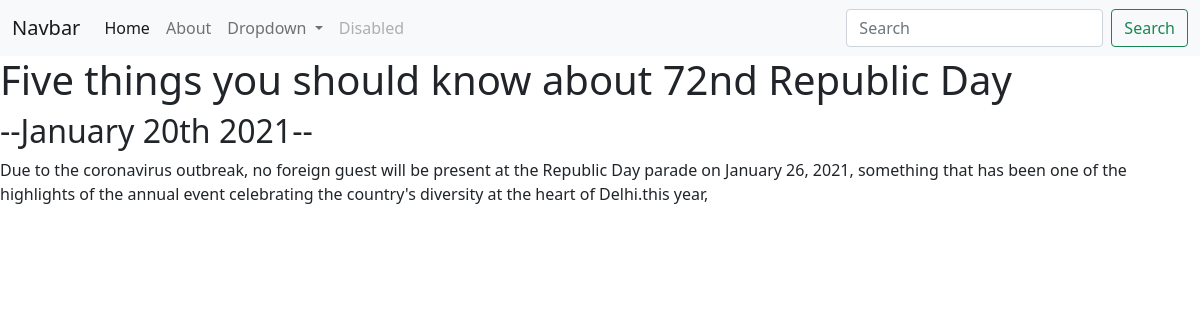
Page /blog/1/ on the committed database.
### blog/models.py (models this page shows, shortened)
class Blog(models.Model):
    title = models.CharField(max_length=200)
    decription = models.TextField(max_length=250)
    date = models.DateField()

### blog/views.py (the view)
# urls.py: path('<int:blog_id>/',views.detail,name='detail'),
def detail(request, blog_id):
    blog = get_object_or_404(Blog, pk=blog_id)
    return render(request, 'blog/detail.html',{'blog':blog})

### blog/templates/blog/detail.html
{% extends 'portfolio/base.html' %}
{% block content %}
<h1>{{ blog.title }}</h1>
<h2>--{{ blog.date|date:'F jS Y'}}--</h2>
{{ blog.decription|safe }}
{% endblock %}

### rows in the picture
Blog: title "Five things you should know about 72nd Republic Day", date "January 20th 2021", decription "Due to the coronavirus outbreak, no foreign guest will be present at the Republic Day parade on January 26, 2021, something that has been one of the highlights of the annual event celebrating the country's diversity at the heart of Delhi.this year,"
